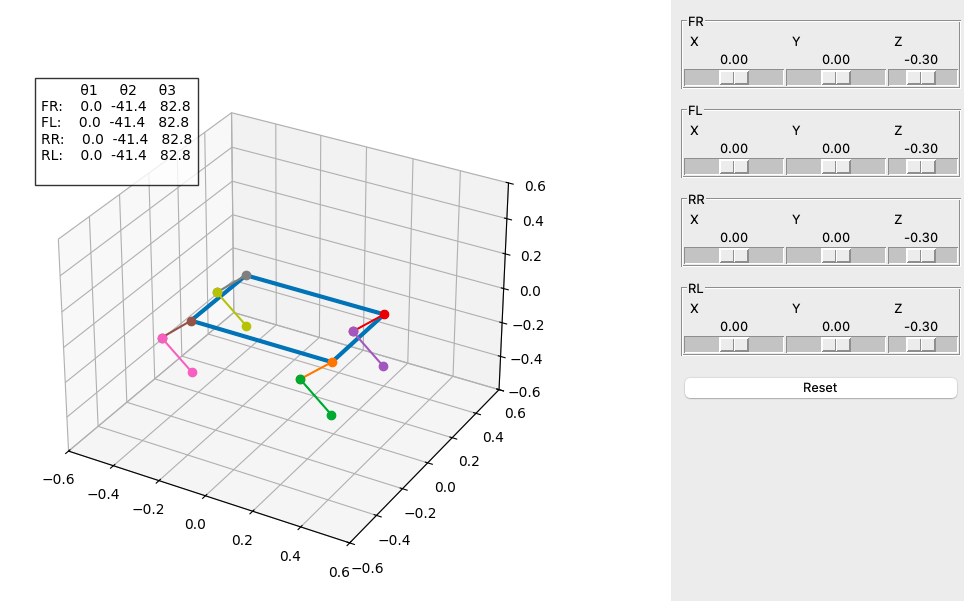

Generate this figure with Python:
import matplotlib
matplotlib.use('TkAgg')

import numpy as np
import matplotlib.pyplot as plt
import tkinter as tk
from matplotlib.backends.backend_tkagg import FigureCanvasTkAgg

# -----------------------------
# Robot parameters
# -----------------------------
L1, L2 = 0.2, 0.2

# Workspace limits for sliders
pos_limits = {
    "x": (-0.3, 0.3),
    "y": (-0.3, 0.3),
    "z": (-0.5, -0.05)
}

# Desired foot positions (local frame)
legs = {
    "FR": [0.0, 0.0, -0.3],
    "FL": [0.0,  0.0, -0.3],
    "RR": [0.0, 0.0, -0.3],
    "RL": [0.0,  0.0, -0.3]
}

# Store defaults
defaults = {k: v[:] for k, v in legs.items()}

# Base positions
base_pos = {
    "FR": np.array([0.3, -0.2, 0.0]),
    "FL": np.array([0.3,  0.2, 0.0]),
    "RR": np.array([-0.3, -0.2, 0.0]),
    "RL": np.array([-0.3,  0.2, 0.0])
}

# Body shape
body = np.array([
    [0.3, -0.2, 0],
    [0.3, 0.2, 0],
    [-0.3, 0.2, 0],
    [-0.3, -0.2, 0],
    [0.3, -0.2, 0]
])

# -----------------------------
# Inverse Kinematics
# -----------------------------
def ik(x, y, z):
    t1 = np.arctan2(y, -z)

    R = np.sqrt(y**2 + z**2)
    if R < 1e-6:
        R = 1e-6

    D = x**2 + R**2
    cos_t3 = (D - L1**2 - L2**2) / (2 * L1 * L2)
    cos_t3 = np.clip(cos_t3, -1.0, 1.0)

    t3 = np.arccos(cos_t3)

    alpha = np.arctan2(x, R)
    beta  = np.arctan2(L2*np.sin(t3), L1 + L2*np.cos(t3))

    t2 = alpha - beta

    return t1, t2, t3

# -----------------------------
# Forward Kinematics
# -----------------------------
def fk(t1, t2, t3):
    X = L1*np.sin(t2) + L2*np.sin(t2+t3)
    R = L1*np.cos(t2) + L2*np.cos(t2+t3)
    Y = R*np.sin(t1)
    Z = -R*np.cos(t1)
    return np.array([X, Y, Z])

# -----------------------------
# Plot
# -----------------------------
fig = plt.figure(figsize=(8,6))
ax = fig.add_subplot(111, projection='3d')

def draw():
    ax.clear()
    ax.plot(body[:,0], body[:,1], body[:,2], linewidth=3)

    # -----------------------------
    # STORE ANGLES
    # -----------------------------
    angles_dict = {}

    for leg, (x,y,z) in legs.items():
        base = base_pos[leg]

        # IK solve
        t1, t2, t3 = ik(x, y, z)

        # store (convert to degrees)
        angles_dict[leg] = np.degrees([t1, t2, t3])

        # Knee
        knee = base + np.array([
            L1*np.sin(t2),
            L1*np.cos(t2)*np.sin(t1),
            -L1*np.cos(t2)*np.cos(t1)
        ])

        # Foot
        foot = base + fk(t1,t2,t3)

        # Draw
        ax.plot([base[0], knee[0]], [base[1], knee[1]], [base[2], knee[2]], marker='o')
        ax.plot([knee[0], foot[0]], [knee[1], foot[1]], [knee[2], foot[2]], marker='o')

    # -----------------------------
    # INFO BOX 
    # -----------------------------
    info_text = "         θ1     θ2     θ3\n"
    for leg in ["FR","FL","RR","RL"]:
        t1, t2, t3 = angles_dict[leg]
        info_text += f"{leg}: {t1:6.1f} {t2:6.1f} {t3:6.1f}\n"

    ax.text2D(
        0.02, 0.98,
        info_text,
        transform=ax.transAxes,
        fontsize=10,
        verticalalignment='top',
        bbox=dict(facecolor='white', alpha=0.8)
    )

    ax.set_xlim([-0.6,0.6])
    ax.set_ylim([-0.6,0.6])
    ax.set_zlim([-0.6,0.6])

# -----------------------------
# TKINTER UI
# -----------------------------
root = tk.Tk()
root.title("Quadruped IK Simulator")
root.geometry("1100x650")

canvas = FigureCanvasTkAgg(fig, master=root)
canvas.get_tk_widget().pack(side=tk.LEFT, fill=tk.BOTH, expand=True)

control = tk.Frame(root)
control.pack(side=tk.RIGHT, fill=tk.Y, padx=10, pady=10)

def update(leg, i, val):
    legs[leg][i] = float(val)
    draw()
    canvas.draw_idle()

sliders = []

# Sliders
for leg in legs:
    f = tk.LabelFrame(control, text=leg)
    f.pack(fill="x", pady=6)

    for i, name in enumerate(["X","Y","Z"]):
        s = tk.Scale(
            f,
            from_=pos_limits[name.lower()][0],
            to=pos_limits[name.lower()][1],
            resolution=0.01,
            orient=tk.HORIZONTAL,
            label=name,
            command=lambda v, l=leg, j=i: update(l,j,v)
        )
        s.set(legs[leg][i])
        s.pack(side="left", expand=True, fill="x")

        sliders.append((s, leg, i))

# Reset
def reset():
    for l in legs:
        legs[l] = defaults[l][:]
    for s, l, i in sliders:
        s.set(legs[l][i])
    draw()
    canvas.draw()

tk.Button(control, text="Reset", command=reset).pack(fill="x", pady=10)

draw()
canvas.draw()
root.mainloop()
